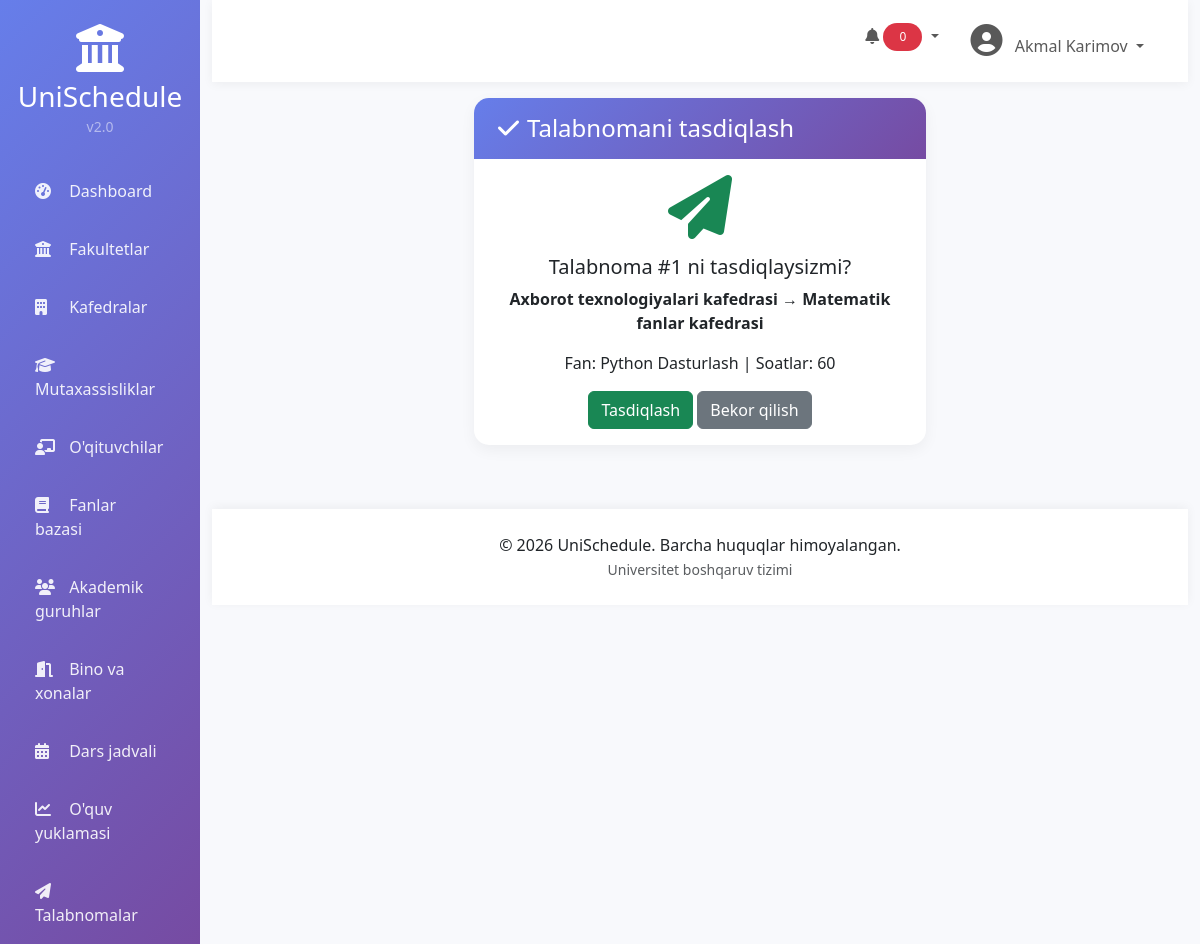
The app's page /requests/1/approve/ (signed in) with its own data.
### requests/models.py (models this page shows, shortened)
class WorkloadRequest(models.Model):
    STATUS_CHOICES = [
        ('pending', "Kutilmoqda"),
        ('sent', "Yuborilgan"),
        ('approved', "Tasdiqlangan"),
        ('rejected', "Rad etilgan"),
        ('completed', "Bajarilgan"),
        ('cancelled', "Bekor qilingan"),
    ]
    REQUEST_TYPES = [
        ('standard', "Standart"),
        ('urgent', "Shoshilinch"),
        ('exchange', "Almashuv"),
    ]
    from_department = models.ForeignKey(Department, related_name='sent_requests', on_delete=models.CASCADE,
                                        verbose_name="Jo'natuvchi kafedra")
    to_department = models.ForeignKey(Department, related_name='received_requests', on_delete=models.CASCADE,
                                      verbose_name="Qabul qiluvchi kafedra")
    subject = models.ForeignKey(Subject, on_delete=models.CASCADE, verbose_name="Fan")
    teacher = models.ForeignKey(Teacher, on_delete=models.SET_NULL, null=True, blank=True,
                                verbose_name="Taklif qilinayotgan o'qituvchi")
    semester = models.PositiveSmallIntegerField(verbose_name="Semestr")
    total_hours = models.PositiveIntegerField(verbose_name="Jami soatlar")
    lecture_hours = models.PositiveIntegerField(default=0, verbose_name="Ma'ruza soatlari")
    practical_hours = models.PositiveIntegerField(default=0, verbose_name="Amaliy soatlar")
    lab_hours = models.PositiveIntegerField(default=0, verbose_name="Laboratoriya soatlari")
    message = models.TextField(blank=True, verbose_name="Xabar")
    request_type = models.CharField(max_length=20, choices=REQUEST_TYPES, default='standard',
                                    verbose_name="Talabnoma turi")
    status = models.CharField(max_length=20, choices=STATUS_CHOICES, default='pending', verbose_name="Holat")
    rejection_reason = models.TextField(blank=True, verbose_name="Rad etish sababi")
    created_by = models.ForeignKey(Teacher, on_delete=models.SET_NULL, null=True, related_name='created_requests',
                                   verbose_name="Yaratuvchi")
    created_at = models.DateTimeField(auto_now_add=True)
    updated_at = models.DateTimeField(auto_now=True)
    approved_at = models.DateTimeField(null=True, blank=True)
    approved_by = models.ForeignKey(Teacher, on_delete=models.SET_NULL, null=True, blank=True,
                                    related_name='approved_requests', verbose_name="Tasdiqlovchi")
    class Meta:
        verbose_name = "Talabnoma"
        verbose_name_plural = "Talabnomalar"
        ordering = ['-created_at']

### departments/models.py (models this page shows, shortened)
class Department(models.Model):
    name = models.CharField(max_length=255, verbose_name="Nomi")
    code = models.CharField(max_length=20, unique=True, verbose_name="Kodi")
    faculty = models.ForeignKey(Faculty, on_delete=models.CASCADE, related_name='departments', verbose_name="Fakultet")
    head_name = models.CharField(max_length=255, blank=True, verbose_name="Kafedra mudiri")
    phone = models.CharField(max_length=20, blank=True, verbose_name="Telefon")
    email = models.EmailField(blank=True, verbose_name="Email")
    description = models.TextField(blank=True, verbose_name="Tavsif")
    created_at = models.DateTimeField(auto_now_add=True)
    updated_at = models.DateTimeField(auto_now=True)
    class Meta:
        verbose_name = "Kafedra"
        verbose_name_plural = "Kafedralar"
        ordering = ['faculty__name', 'name']

### subjects/models.py (models this page shows, shortened)
class Subject(models.Model):
    SUBJECT_TYPES = [
        ('general', "Umumiy"),
        ('core', "Asosiy"),
        ('elective', "Tanlov"),
        ('professional', "Professional"),
    ]
    SEMESTER_CHOICES = [(i, f"{i}-semestr") for i in range(1, 9)]
    EXAM_TYPES = [
        ('exam', "Imtihon"),
        ('test', "Test"),
        ('project', "Loyiha"),
        ('coursework', "Kurs ishi"),
    ]
    name = models.CharField(max_length=255, verbose_name="Fan nomi")
    code = models.CharField(max_length=20, unique=True, verbose_name="Fan kodi")
    department = models.ForeignKey(Department, on_delete=models.CASCADE, related_name='subjects',
                                   verbose_name="Kafedra")
    subject_type = models.CharField(max_length=20, choices=SUBJECT_TYPES, default='core', verbose_name="Fan turi")
    semester = models.PositiveSmallIntegerField(choices=SEMESTER_CHOICES, verbose_name="Semestr")
    credits = models.PositiveSmallIntegerField(default=0, verbose_name="Kreditlar")
    total_hours = models.PositiveIntegerField(default=0, verbose_name="Jami soatlar")
    lecture_hours = models.PositiveIntegerField(default=0, verbose_name="Ma'ruza soatlari")
    practical_hours = models.PositiveIntegerField(default=0, verbose_name="Amaliy soatlar")
    lab_hours = models.PositiveIntegerField(default=0, verbose_name="Laboratoriya soatlari")
    exam_type = models.CharField(max_length=20, choices=EXAM_TYPES, default='exam', verbose_name="Imtihon turi")
    description = models.TextField(blank=True, verbose_name="Tavsif")
    created_at = models.DateTimeField(auto_now_add=True)
    updated_at = models.DateTimeField(auto_now=True)
    class Meta:
        verbose_name = "Fan"
        verbose_name_plural = "Fanlar bazasi"
        ordering = ['department__name', 'semester', 'name']

### requests/views.py (the view, shortened to what this page needs)
# urls.py: path('<int:pk>/approve/', views.request_approve, name='request_approve'),
@login_required
def request_approve(request, pk):
    req = get_object_or_404(WorkloadRequest, pk=pk)
    user_teacher = Teacher.objects.filter(user=request.user).first()
    return render(request, 'requests/approve.html', {'request': req})

### templates/requests/approve.html (shortened to what this page needs)
{% extends 'base.html' %}
{% block content %}
<div class="row justify-content-center">
    <div class="col-md-6">
        <div class="card">
            <div class="card-header bg-success text-white">
                <h4 class="mb-0"><i class="fas fa-check me-2"></i>Talabnomani tasdiqlash</h4>
            </div>
            <div class="card-body text-center">
                <i class="fas fa-paper-plane fa-4x text-success mb-3"></i>
                <h5>Talabnoma #{{ request.id }} ni tasdiqlaysizmi?</h5>
                <p><strong>{{ request.from_department.name }}</strong> → <strong>{{ request.to_department.name }}</strong></p>
                <p>Fan: {{ request.subject.name }} | Soatlar: {{ request.total_hours }}</p>
                <form method="POST">
                    <button type="submit" class="btn btn-success">Tasdiqlash</button>
                    <a href="{% url 'request_detail' request.id %}" class="btn btn-secondary">Bekor qilish</a>
                </form>
            </div>
        </div>
    </div>
</div>
{% endblock %}

### templates/base.html (shortened to what this page needs)
<!DOCTYPE html>
<html lang="uz">
<head>
    <link href="https://cdn.jsdelivr.net/npm/bootstrap@5.3.0/dist/css/bootstrap.min.css" rel="stylesheet">
    <link href="https://cdnjs.cloudflare.com/ajax/libs/font-awesome/6.4.0/css/all.min.css" rel="stylesheet">
    <link href="https://cdn.datatables.net/1.13.6/css/dataTables.bootstrap5.min.css" rel="stylesheet">
    {% load static %}
    <link rel="stylesheet" href="{% static 'css/style.css' %}">
</head>
<body>
    <div class="container-fluid">
        <div class="row">
            <div class="col-md-3 col-lg-2 px-0 sidebar" id="sidebar">
                <div class="text-center py-4">
                    <div class="logo">
                        <i class="fas fa-university fa-3x text-white mb-2"></i>
                        <h3 class="text-white mb-0">UniSchedule</h3>
                        <small class="text-white-50">v2.0</small>
                    </div>
                </div>
                <nav class="nav flex-column">
                    <a class="nav-link {% if request.resolver_match.url_name == 'dashboard' %}active{% endif %}" href="/">
                        <i class="fas fa-tachometer-alt"></i> <span>Dashboard</span>
                    </a>
                    <a class="nav-link" href="/faculties/">
                        <i class="fas fa-university"></i> <span>Fakultetlar</span>
                    </a>
                    <a class="nav-link" href="/departments/">
                        <i class="fas fa-building"></i> <span>Kafedralar</span>
                    </a>
                    <a class="nav-link" href="/specializations/">
                        <i class="fas fa-graduation-cap"></i> <span>Mutaxassisliklar</span>
                    </a>
                    <a class="nav-link" href="/teachers/">
                        <i class="fas fa-chalkboard-user"></i> <span>O'qituvchilar</span>
                    </a>
                    <a class="nav-link" href="/subjects/">
                        <i class="fas fa-book"></i> <span>Fanlar bazasi</span>
                    </a>
                    <a class="nav-link" href="/groups/">
                        <i class="fas fa-users"></i> <span>Akademik guruhlar</span>
                    </a>
                    <a class="nav-link" href="/rooms/">
                        <i class="fas fa-door-open"></i> <span>Bino va xonalar</span>
                    </a>
                    <a class="nav-link" href="/schedule/">
                        <i class="fas fa-calendar-alt"></i> <span>Dars jadvali</span>
                    </a>
                    <a class="nav-link" href="/workload/">
                        <i class="fas fa-chart-line"></i> <span>O'quv yuklamasi</span>
                    </a>
                    <a class="nav-link" href="/requests/">
                        <i class="fas fa-paper-plane"></i> <span>Talabnomalar</span>
                    </a>
                </nav>
            </div>
            <div class="col-md-9 col-lg-10 main-content">
                <nav class="navbar navbar-expand-lg navbar-custom">
                    <div class="container-fluid">
                        <div class="collapse navbar-collapse">
                            <ul class="navbar-nav ms-auto">
                                <li class="nav-item me-3">
                                    <div class="dropdown">
                                        <button class="btn btn-link nav-link dropdown-toggle" type="button" id="notificationDropdown" data-bs-toggle="dropdown">
                                            <i class="fas fa-bell"></i>
                                            <span class="badge bg-danger" id="notificationBadge">0</span>
                                        </button>
                                    </div>
                                </li>
                                <li class="nav-item dropdown">
                                    <a class="nav-link dropdown-toggle" href="#" id="navbarDropdown" role="button" data-bs-toggle="dropdown">
                                        <i class="fas fa-user-circle fa-2x"></i>
                                        <span class="ms-2">{{ user.get_full_name|default:user.username }}</span>
                                    </a>
                                </li>
                            </ul>
                        </div>
                    </div>
                </nav>
                <div class="px-4 py-3 fade-in">
                    {% block content %}{% endblock %}
                </div>
                <div class="footer">
                    <p class="mb-0">
                        &copy; 2026 UniSchedule. Barcha huquqlar himoyalangan.
                        <br>
                        <small class="text-muted">Universitet boshqaruv tizimi</small>
                    </p>
                </div>
            </div>
        </div>
    </div>
</body>
</html>

### static/css/style.css (style rules this page uses)
:root { --primary: #667eea; --primary-dark: #5a67d8; --secondary: #764ba2; --success: #48bb78; --danger: #f56565; --warning: #ed8936; --info: #4299e1; --dark: #2d3748; --light: #f7fafc; }
* { margin: 0; padding: 0; box-sizing: border-box; }
body { font-family: 'Segoe UI', Tahoma, Geneva, Verdana, sans-serif; background: linear-gradient(135deg, #667eea 0%, #764ba2 100%); min-height: 100vh; }
.sidebar { background: linear-gradient(135deg, var(--primary) 0%, var(--secondary) 100%); box-shadow: 2px 0 20px rgba(0,0,0,0.1); transition: all 0.3s; }
.sidebar .nav-link { color: rgba(255,255,255,0.9); padding: 12px 20px; margin: 5px 15px; border-radius: 10px; transition: all 0.3s; position: relative; overflow: hidden; }
.sidebar .nav-link::before { content: ''; position: absolute; top: 0; left: -100%; width: 100%; height: 100%; background: rgba(255,255,255,0.1); transition: left 0.3s; }
.sidebar .nav-link i { margin-right: 10px; width: 20px; }
.main-content { background: #f8f9fc; min-height: 100vh; }
.navbar-custom { background: white; box-shadow: 0 2px 10px rgba(0,0,0,0.05); padding: 1rem 1.5rem; }
.card { border: none; border-radius: 15px; box-shadow: 0 5px 15px rgba(0,0,0,0.05); transition: all 0.3s; overflow: hidden; }
.card-header { background: linear-gradient(135deg, var(--primary) 0%, var(--secondary) 100%); color: white; border: none; padding: 1rem 1.5rem; }
.badge { padding: 0.5rem 1rem; border-radius: 20px; font-weight: 500; }
.fade-in { animation: fadeIn 0.5s ease-in; }
.footer { background: white; padding: 1.5rem; text-align: center; margin-top: 3rem; box-shadow: 0 -2px 10px rgba(0,0,0,0.05); }

### templates/base.html (style rules this page uses)
.sidebar { min-height: 100vh; }

### records on screen
WorkloadRequest: id "1", from_department.name "Axborot texnologiyalari kafedrasi", to_department.name "Matematik fanlar kafedrasi", subject.name "Python Dasturlash", total_hours "60"

### other values on screen
{{ user.get_full_name|default:user.username }} "Akmal Karimov"
